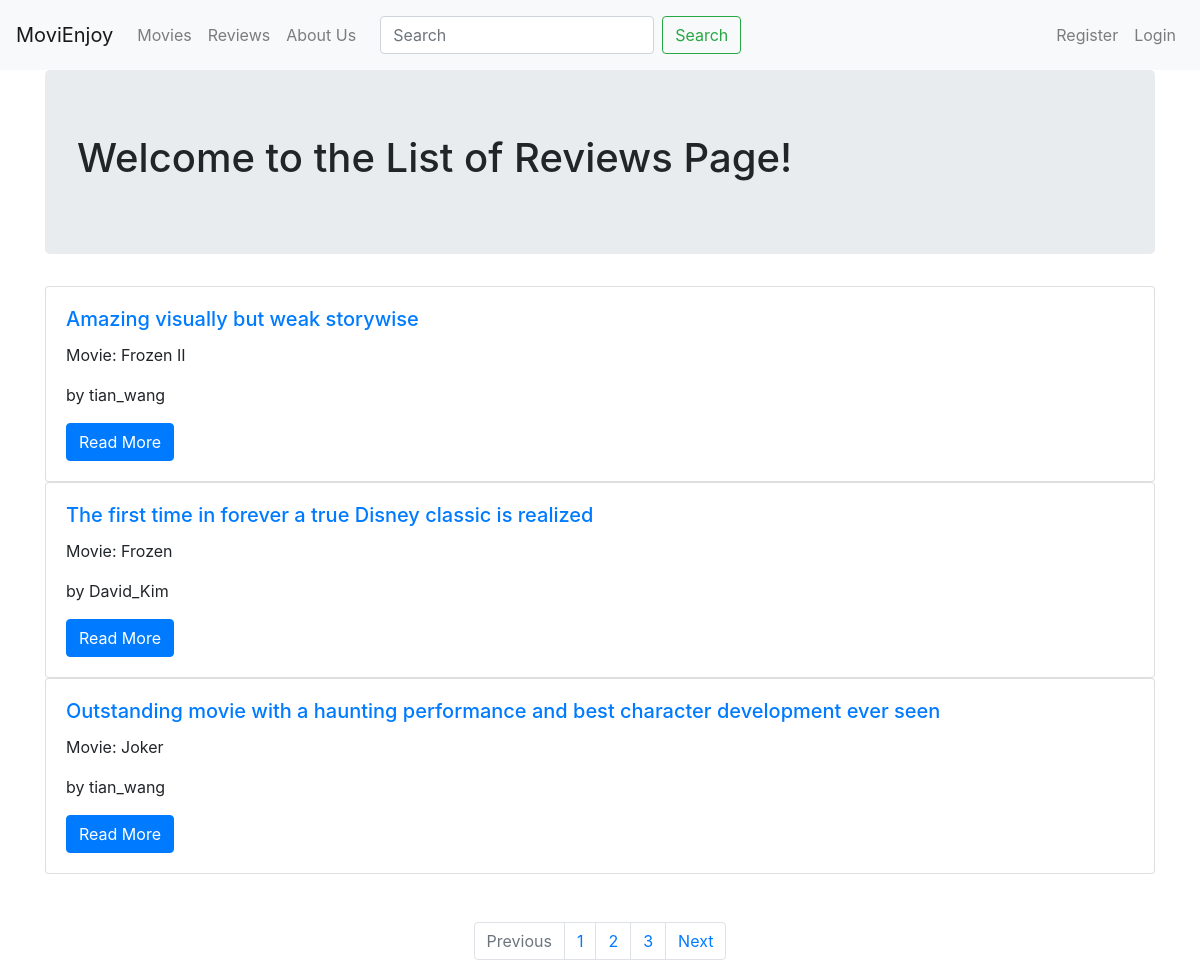
The page /review/ on the database as committed earlier.
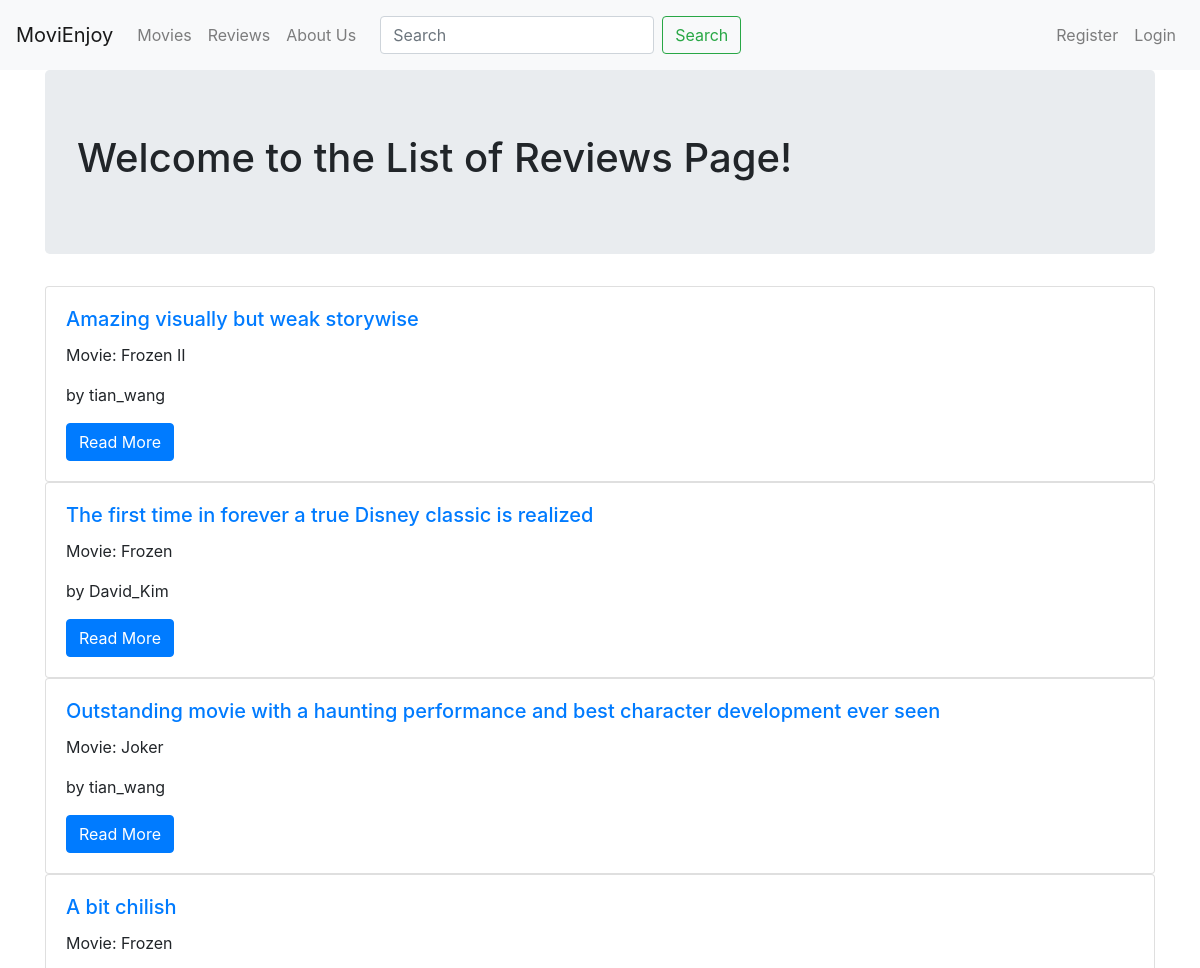
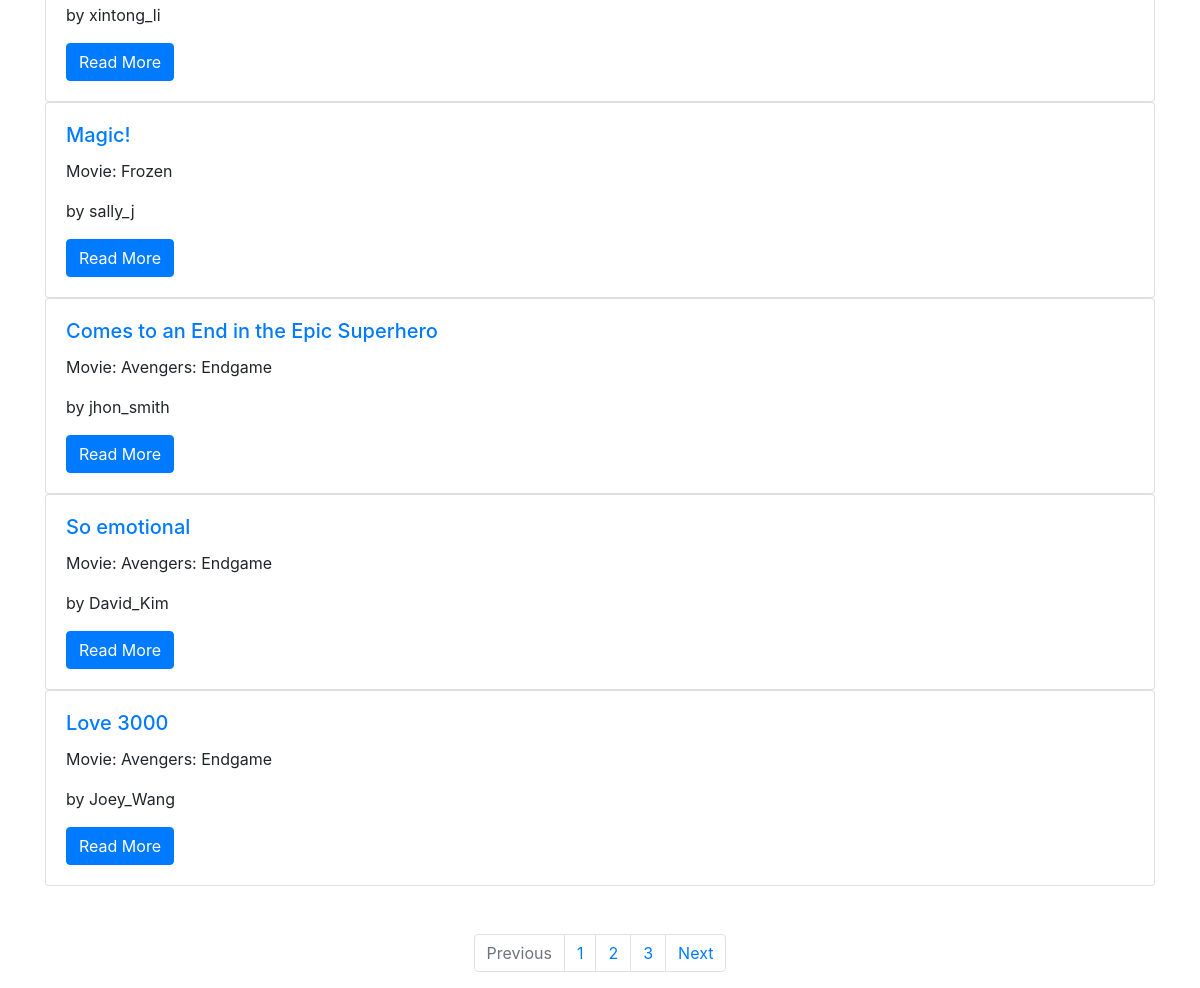
The same page on the database as committed later (2 pictures, top to bottom).
### review/models.py (models this page shows, shortened)
class Review(models.Model):
    movie = models.ForeignKey(
        Movie, related_name='reviews', on_delete=models.CASCADE)
    author = models.ForeignKey(User, on_delete=models.CASCADE)
    title = models.CharField(max_length=100)
    content = models.TextField()
    created_date = models.DateTimeField(default=timezone.now)

### movie/models.py (models this page shows)
class Movie(models.Model):
    movie_name = models.CharField(max_length=268)
    release_date = models.DateField()
    box_office = models.DecimalField(decimal_places=0, max_digits=11)
    duration = models.IntegerField()
    language = models.CharField(max_length=100)
    overview = models.TextField()
    genre = models.TextField()
    casts = models.TextField()
    rate = models.FloatField()
    director = models.CharField(max_length=100)
    url = models.URLField()
    def __str__(self):
        return self.movie_name

### review/views.py (the view)
# urls.py: path('',views.ReviewListView.as_view(),name='list'),
class ReviewListView(ListView):
    model = models.Review

### review/templates/review/review_list.html
<!DOCTYPE html>
{% extends "base.html" %}
{% load staticfiles %}
{% block body_block %}
<div class="jumbotron">
  <h1>Welcome to the List of Reviews Page!</h1>
</div>
{% for review in review_list %}
<div class="card" style="width: w-100;">
  <div class="card-body">
    <h5 class="card-title"><a href="{{review.id}}/">{{review.title}}</a></h5>
    <p class="card-text">Movie: {{review.movie}}</p>
    <p class="card-text">by {{review.author}}</p>
    <a href="{{review.id}}" class="btn btn-primary">Read More</a>
  </div>
</div>
{% endfor %}
<br><br>
<nav aria-label="Page navigation example">
  <ul class="pagination justify-content-center">
    <li class="page-item disabled">
      <a class="page-link" href="#" tabindex="-1" aria-disabled="true">Previous</a>
    </li>
    <li class="page-item"><a class="page-link" href="#">1</a></li>
    <li class="page-item"><a class="page-link" href="#">2</a></li>
    <li class="page-item"><a class="page-link" href="#">3</a></li>
    <li class="page-item">
      <a class="page-link" href="#">Next</a>
    </li>
  </ul>
</nav>
{% endblock %}

### templates/base.html (shortened to what this page needs)
<!DOCTYPE html>
{% load staticfiles %}
<html lang="en">
<head>
    <link rel="stylesheet" href="{% static 'css/bootstrap.css'%}">
    <link rel="stylesheet" href="{% static 'base.css' %}">
</head>
<body>
    <nav class="navbar navbar-expand-lg navbar-light bg-light">
        <div class="navbar-nav align-items-center">
            <div class="navbar-header">
                <a class="navbar-brand" href="{% url 'index' %}">MoviEnjoy</a>
            </div>
            <a class="nav-item nav-link" href="{% url 'movie:list' %}">Movies</a>
            <a class="nav-item nav-link" href="{% url 'review:list' %}">Reviews</a>
            <a class="nav-item nav-link" href="{% url 'about_us' %}">About Us</a>
        </div>
        <nav class="navbar navbar-light bg-light">
            <form class="form-inline">
                <input class="form-control mr-sm-2" type="search" placeholder="Search" aria-label="Search">
                <button class="btn btn-outline-success my-2 my-sm-0" type="submit">Search</button>
            </form>
        </nav>
        <div class="navbar-nav align-items-center ml-auto">
            {% if user.is_authenticated %}
            <a class="nav-link" href="{% url 'logout' %}">Logout</a>
            <a class="nav-link" href="{% url 'account:profile' %}">Profile</a>
            <a class="nav-item nav-link" href="{% url 'review:create_review' %}">Create Reviews</a>
            {% else %}
            <a class="nav-item nav-link" href="{% url 'account:register' %}">Register</a>
            <a class="nav-link" href="{% url 'account:user_login' %}">Login</a>
            {% endif %}
        </div>
    </nav>
    <div class="container">
        {% block body_block %}{% endblock %}
    </div>
</body>
</html>

Rows that differ between the two databases and show on the page:
added Review: title "A bit chilish", movie "Frozen", author "xintong_li"
added Review: title "Magic!", movie "Frozen", author "sally_j"
added Review: title "Comes to an End in the Epic Superhero", movie "Avengers: Endgame", author "jhon_smith"
added Review: title "So emotional", movie "Avengers: Endgame", author "David_Kim"
added Review: title "Love 3000", movie "Avengers: Endgame", author "Joey_Wang"
